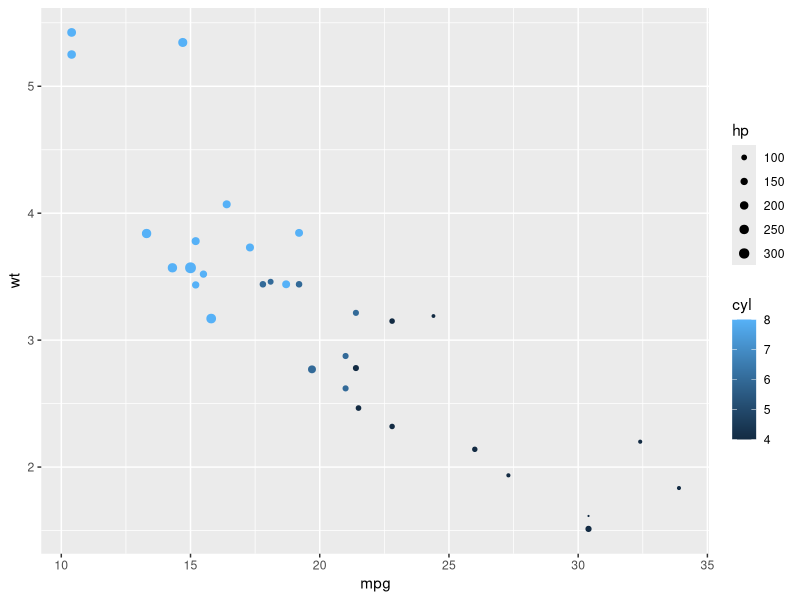

This figure's R source:
## ---- chunk 1
require(ggplot2)
require(magrittr)
require(tidyverse)

mtcars %>%
  ggplot() +
  aes(x = mpg, 
      y = wt, 
      colour = cyl,
      size = hp) +
  geom_point() + 
  scale_size(range = c(0.1, 3))
  theme_minimal() +
  theme(plot.title = element_text(hjust = 0.5, face = 'bold'),
        legend.position = 'bottom',
        text = element_text(size = 20))
## ---- chunk 2
1 + 1
## ---- chunk 3
#| echo: false
2 * 2
